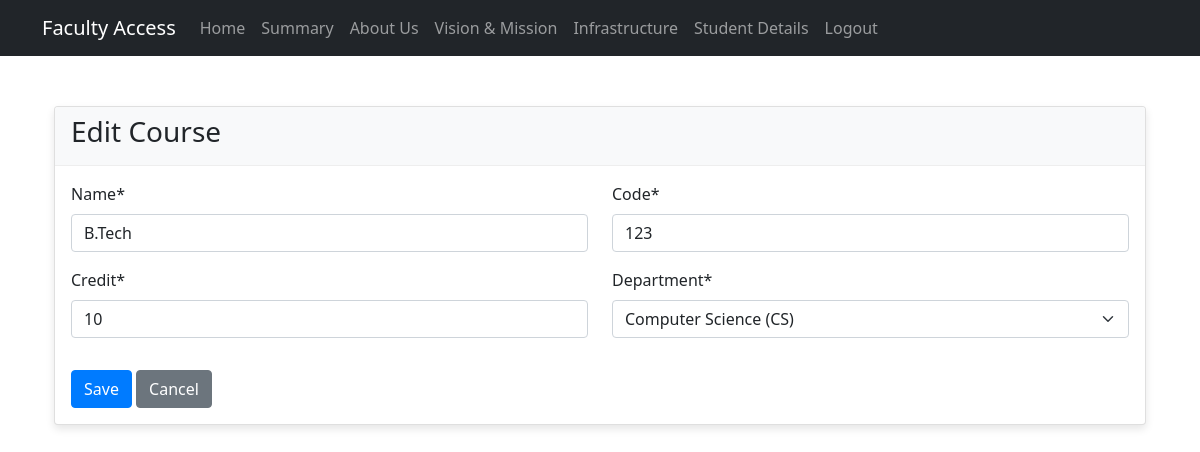
/courses/1/ (signed in), run on the app's committed database.
### college_app/models.py (models this page shows, shortened)
class Course(models.Model):
    name = models.CharField(max_length=100)
    code = models.CharField(max_length=10, unique=True)
    credit = models.IntegerField()
    department = models.ForeignKey(Department, on_delete=models.CASCADE)

### college_app/views.py (the view)
# urls.py: path('courses/<int:pk>/', CourseUpdateView.as_view(), name='course-update'),
class CourseUpdateView(LoginRequiredMixin, UpdateView):
    model = Course
    form_class = CourseForm
    template_name = 'college_app/course_form.html'
    success_url = reverse_lazy('course-list')

### college_app/forms.py
class CourseForm(forms.ModelForm):
    class Meta:
        model = Course
        fields = ['name', 'code', 'credit', 'department']

### college_app/context_processors.py (called while the page is built)
def institutional_info(request):
    info = InstitutionalInfo.objects.first()
    return {'institutional_info': info}

### college_app/models.py (called while the page is built)
    def __str__(self):
        return f"{self.name} ({self.code})"

### college_app/templates/college_app/course_form.html (shortened to what this page needs)
{% extends 'college_app/base.html' %}
{% load crispy_forms_tags %}
{% block content %}
<div class="container mt-4">
    <div class="card">
        <div class="card-header">
            <h3>{% if form.instance.pk %}Edit{% else %}Add{% endif %} Course</h3>
        </div>
        <div class="card-body">
            <form method="post">
                <div class="row">
                    <div class="col-md-6">
                        {{ form.name|as_crispy_field }}
                    </div>
                    <div class="col-md-6">
                        {{ form.code|as_crispy_field }}
                    </div>
                </div>
                <div class="row">
                    <div class="col-md-6">
                        {{ form.credit|as_crispy_field }}
                    </div>
                    <div class="col-md-6">
                        {{ form.department|as_crispy_field }}
                    </div>
                </div>
                <div class="mt-3">
                    <button type="submit" class="btn btn-primary">Save</button>
                    <a href="{% url 'course-list' %}" class="btn btn-secondary">Cancel</a>
                </div>
            </form>
        </div>
    </div>
</div>
{% endblock %}

### college_app/static/css/styles.css (style rules this page uses)
.card { margin-top: 50px; box-shadow: 0 4px 8px rgba(0, 0, 0, 0.1); }
.card-header { background-color: #f8f9fa; border-bottom: 1px solid #eee; }
.btn-primary { background-color: #007bff; border-color: #007bff; }
.mt-3 { margin-top: 1rem; }

### data on the page
Course: name "B.Tech", code "123", credit "10", department "Computer Science (CS)"
